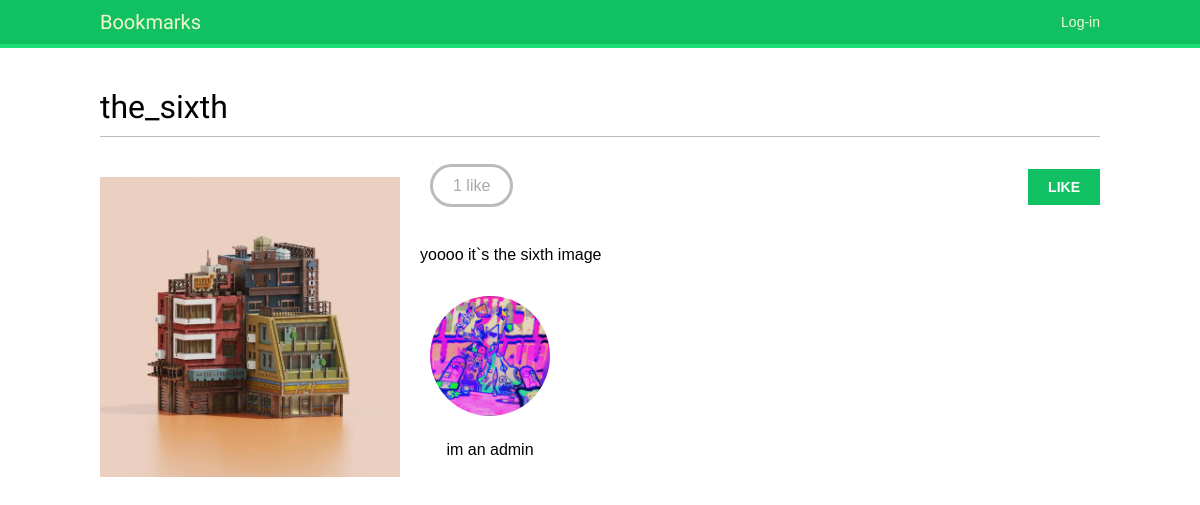
/images/detail/6/the_sixth/, run on the app's committed database.
### images/models.py (models this page shows, shortened)
class Image(models.Model):
    user = models.ForeignKey(settings.AUTH_USER_MODEL,
                             related_name='images_created',
                             on_delete=models.CASCADE)
    title = models.CharField(max_length=200)
    slug = models.SlugField(max_length=200, blank=True)
    url = models.URLField(max_length=2000)
    image = models.ImageField(upload_to='images/%Y/%m/%d/')
    description = models.TextField(blank=True)
    created = models.DateField(auto_now_add=True)
    users_like = models.ManyToManyField(settings.AUTH_USER_MODEL,
                                        related_name='images_liked',
                                        blank=True)
    class Meta:
        indexes = [
            models.Index(fields=['-created'])
        ]
        ordering = ['-created']

### account/models.py (models this page shows, shortened)
class Profile(models.Model):
    user = models.OneToOneField(settings.AUTH_USER_MODEL,
                                on_delete=models.CASCADE)
    date_of_birth = models.DateField(blank=True, null=True)
    photo = models.ImageField(upload_to='users/%Y/%m/%d',
                              blank=True)

### images/views.py (the view)
# urls.py: path('detail/<int:id>/<slug:slug>/', views.image_detail, name='detail'),
def image_detail(request, id, slug):
    image = get_object_or_404(Image, id=id, slug=slug)
    return render(request, 'images/image/detail.html',
                  {'section':'images',
                   'image': image})

### images/templates/images/image/detail.html (shortened to what this page needs)
{% extends 'base.html'%}
{%block content%}
<h1>{{image.title}}</h1>
{%load thumbnail%}
<a href="{{image.image.url}}">
    <img src="{% thumbnail image.image 300x0 %}" class="image-detail">
</a>
{%with total_likes=image.users_like.count users_like=image.users_like.all%}
<div class="image-info">
    <div>
        <span class="count">
        <span class="total">{{total_likes}}</span>
            like{{total_likes|pluralize}}
        </span>
        <a href="#" data-id="{{image.id}}" data-action="{%if request.user in users_like%}un{%endif%}like" class="like button">
            {%if request.user not in users_like%}
            Like
            {%else%}
            Unlike
            {%endif%}
        </a>
    </div>
    {{image.description|linebreaks}}
</div>
<div class="image-likes">
    {%for user in image.users_like.all%}
    <div>
        {% if user.profile.photo%}
            <img src="{{user.profile.photo}}" alt="">
        {%endif%}
        <p>{{user.first_name}}</p>
    </div>
    {%empty%}
        Nobody likes this image yet.
    {%endfor%}
</div>
{%endwith%}
{%endblock%}

### account/static/css/base.css (style rules this page uses)
body { margin:0; padding:0; font-family:helvetica, sans-serif; }
p { line-height: 1.8; }
a { color:#12c064; text-decoration:none; }
h1, h2, h3, h4, h5 , h6 { font-family: 'Muli', sans-serif; font-weight:normal; }
h1 { border-bottom:1px solid #bbb; padding:0 0 10px 0; margin:10px 0 20px 0; }
input[type=submit], a.button { font-weight:bold; background:#12c064; color:#fff; padding:10px 20px; font-size:14px; text-transform:uppercase; }
.image-preview, .image-detail { max-width:300px; float:left; margin:0 20px 20px 0; }
.image-detail { margin-top:20px; }
.image-info div { padding:20px 0; overflow:auto; }
.count { color:#aaa; border:3px solid #bbb; border-radius:26px; padding:10px 20px; margin:20px 10px 0; }
a.like, a.follow { float:right; margin-top:-8px; }
.image-likes div { float:left; width:auto; padding:10px; text-align:center; }
.image-likes img { width:120px; height:120px; border-radius:50%; }

### data on the page
Image: title "the_sixth", image (picture), description "yoooo it`s the sixth image"

### other printed values
{{ total_likes }} "1"
{{ user.first_name }} "im an admin"
